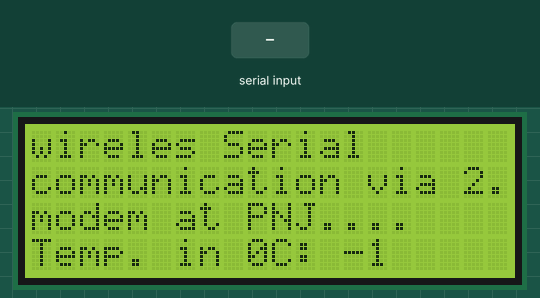
Bench run of a sketch on a simulated Arduino Uno, built with avr-gcc and run on an emulated ATmega328P. On the bench: 20×4 character LCD. The inputs (shaded band) are chosen by the test bench. What the sketch prints to the serial monitor is not drawn.

Above: at 1.2 s.
1.3 s: byte 30 received over Serial
At 1.58 s:
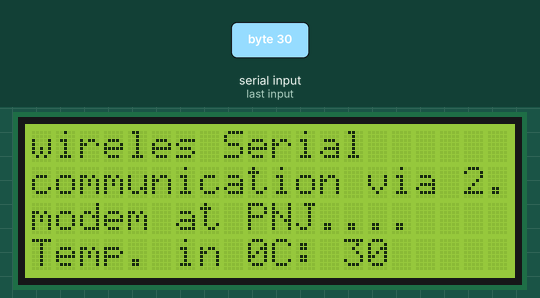
3.1 s: byte 90 received over Serial
4.8 s: byte 120 received over Serial
At 5.8 s:
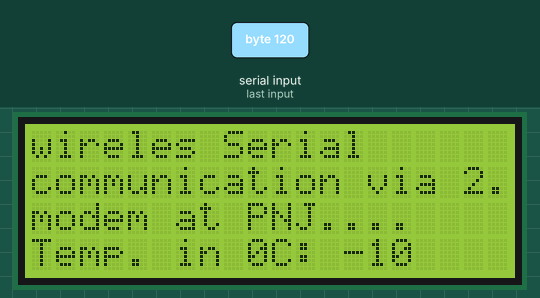
Timing chart, 0 to 7.8 s (numbered marks = the images above; inputs shaded):
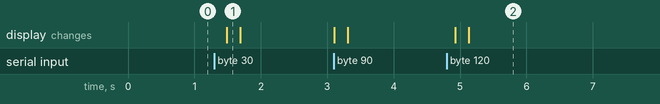

The sketch:

Receiver.ino
```cpp
#include <LiquidCrystal.h>
LiquidCrystal lcd (13, 12, 11, 10, 9, 8);
void setup()
{
  lcd.begin(20,4);
  Serial.begin(9600);//initialize serial communication at
  //9600 bits per second
  lcd.setCursor(0,0);
  lcd.print("wireles Serial ");
  lcd.setCursor(0,1);
  lcd.print("communication via 2.4 GHz");
  lcd.setCursor(0,2);
  lcd.print("modem at PNJ....");
  }
  void loop ()
 {
  int TEMP_VALUE=Serial.read();
  lcd.setCursor(0,3);
  lcd.print("Temp. in 0C:");
  lcd.setCursor(13,3);
  lcd.print(TEMP_VALUE);//print temperature value on LCD
  delay(100);
  Serial.print("TEMP_VAL");
  Serial.println(TEMP_VALUE);
  delay(100);
}
```

Measured:
- after the input at 1.3 s, the display: changes after 0.19 s (image 1)
- after the input at 4.8 s, the display: first changes after 0.13 s (image 2 shows a later state)
